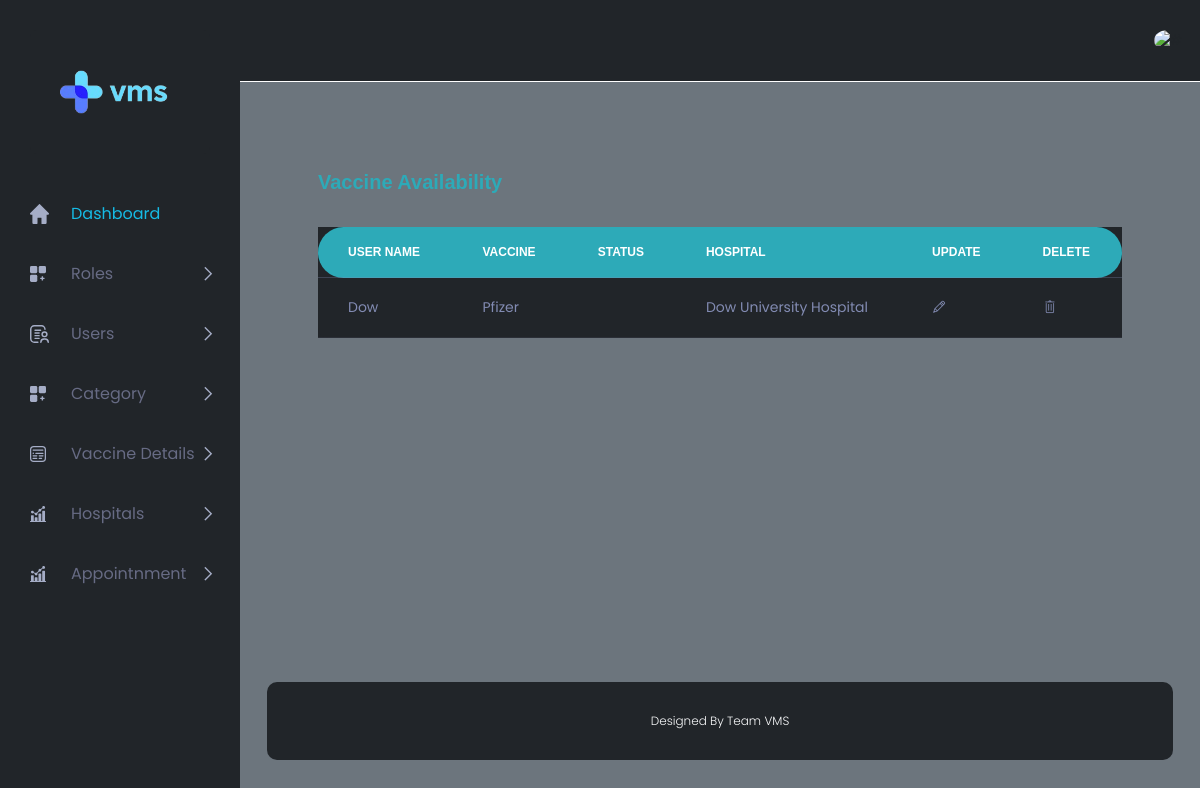
The app's page /ADMIN/vacc_availability_show.php (signed in) with its own data.
### tables this page shows
CREATE TABLE `vaccine_availability` (
  `ID` int(11) NOT NULL,
  `USER_ID_FK` int(11) NOT NULL,
  `VACCINE_ID_FK` int(11) NOT NULL,
  `STATUS` varchar(30) NOT NULL,
  `HOSPITAL` varchar(30) NOT NULL
);

CREATE TABLE `users` (
  `ID` int(11) NOT NULL,
  `ROLE_ID_FK` int(11) NOT NULL,
  `USERNAME` varchar(30) NOT NULL,
  `PASSWORD` varchar(40) NOT NULL,
  `CONTACT` varchar(40) NOT NULL,
  `USER_IMAGE` varchar(50) NOT NULL
);

CREATE TABLE `vaccine_detail` (
  `ID` int(11) NOT NULL,
  `CAT_ID_FK` int(11) NOT NULL,
  `VACCINE_NAME` varchar(40) NOT NULL,
  `DOSAGE` varchar(40) NOT NULL
);

### ADMIN/vacc_availability_show.php (the view, shortened to what this page needs)
<?php
include('header.php');
include('connection.php');
$q = "SELECT users.USERNAME,vaccine_detail.VACCINE_NAME,vaccine_availability.STATUS,vaccine_availability.HOSPITAL
FROM `vaccine_availability` join users on users.ID=vaccine_availability.USER_ID_FK
join vaccine_detail on vaccine_detail.ID=vaccine_availability.VACCINE_ID_FK";
$res = mysqli_query($con, $q);
$query = "select * from vaccine_availability";
$res1 = mysqli_query($con, $query);
$data1 = mysqli_fetch_assoc($res1);
?>
<div class="main_content_iner ">
    <div class="container-fluid p-0">
        <div class="row justify-content-center">
            <div class="col-12">
                <div class="QA_section p-xl-5">
                    <div class="white_box_tittle list_header">
                        <h4 style="color:2DAAB8">Vaccine Availability</h4>
                        <div class="box_right d-flex lms_block">
                            <div class="serach_field_2">
                            </div>
                        </div>
                    </div>
                    <div class="QA_table bg-dark mb_30">
                       <div class="responsive-table">
                       <table class="table bg-dark">
                            <thead>
                                <tr>
                                    <th scope="col">USER NAME</th>
                                    <th scope="col">VACCINE</th>
                                    <th scope="col">STATUS</th>
                                    <th scope="col">HOSPITAL</th>
                                    <th scope="col">UPDATE</th>
                                    <th scope="col">DELETE</th>
                                </tr>
                            </thead>
                            <tbody>
                                <?php while ($data = mysqli_fetch_assoc($res)) { ?>
                                    <tr>
                                        <td><?php echo $data['USERNAME'] ?></td>
                                        <td><?php echo $data['VACCINE_NAME'] ?></td>
                                        <td><?php echo $data['STATUS'] ?></td>
                                        <td><?php echo $data['HOSPITAL'] ?></td>
                                        <td><a href="vacc_availability_update_form.php?id=<?php echo $data1['ID'] ?>"><i class="ti-pencil"></i></a></td>
                                        <td><a href="vacc_availability_delete.php?id=<?php echo $data1['ID'] ?>"><i class="ti-trash"></i></a></td>
                                    </tr>
                                <?php } ?>
                            </tbody>
                        </table>
                       </div>
                    </div>
                </div>
            </div>
        </div>
    </div>
</div>
<?php include('footer.php'); ?>

### ADMIN/header.php (style rules this page uses)
.responsive-table { width: 100%; border-collapse: collapse; margin: 20px 0; }
.responsive-table th, .responsive-table td { padding: 8px; text-align: left; }
.responsive-table th { background-color: #f2f2f2; }

### records on screen
vaccine_availability: users.USERNAME "Dow", VACCINE_ID_FK.VACCINE_NAME "Pfizer", HOSPITAL "Dow University Hospital"
